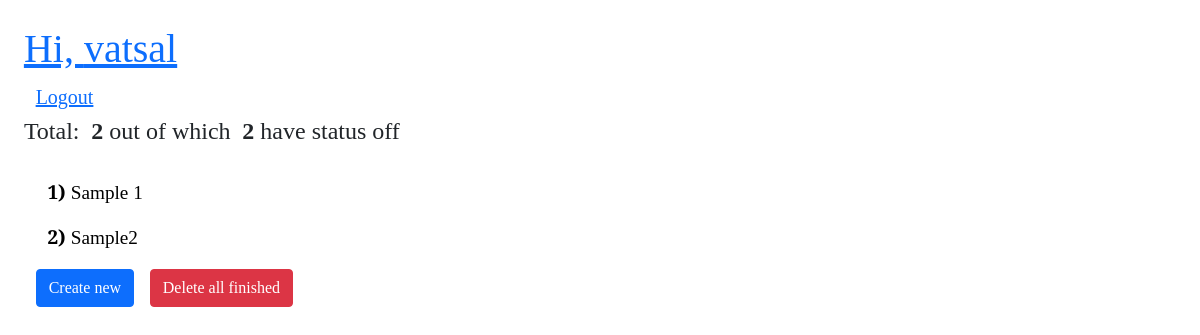
The app's page / (signed in), older data.
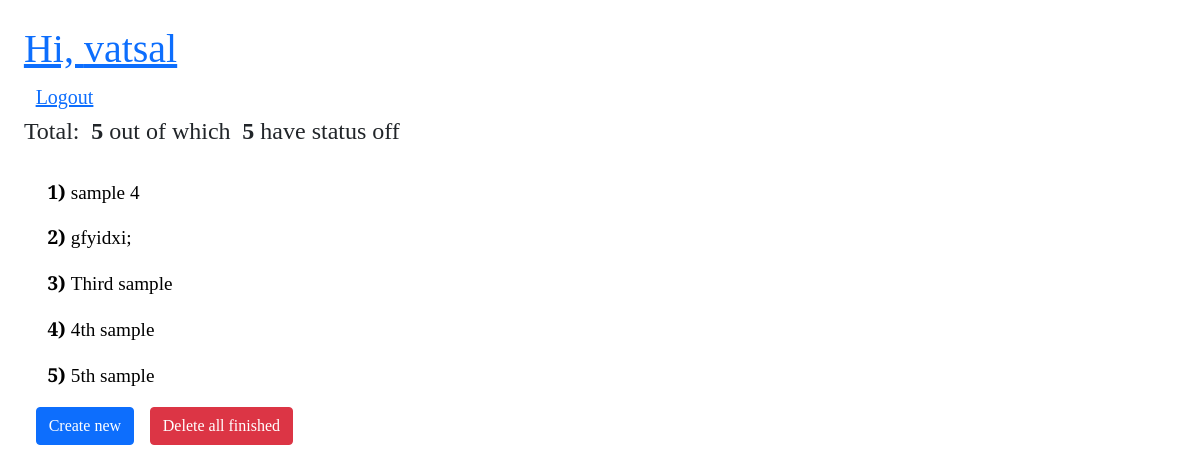
The same page, newer data.
### todo/models.py (models this page shows, shortened)
class Todo(models.Model):
    user = models.ForeignKey(
        User,  on_delete=models.CASCADE, null=True, blank=True)
    description = models.TextField(null=True, blank=True)
    title = models.CharField(max_length=200)
    created = models.DateTimeField(auto_now=True)
    status = models.BooleanField(default=False)
    class Meta:
        ordering = ['created']

### todo/views.py (the view)
# urls.py: path('', TodoView.as_view(), name='todo-view'),
class TodoView(LoginRequiredMixin, ListView):
    model = Todo
    template_name = 'todo/todos.html'
    context_object_name = 'todos'
    login_url = 'accounts/login/'
    def get_context_data(self, **kwargs):
        context = super().get_context_data(**kwargs)
        context["todos"] = context["todos"].filter(user=self.request.user)
        context["total"] = context["todos"].count()
        context["count"] = context["todos"].filter(status=False).count()
        return context

### todo/templates/todo/todos.html (shortened to what this page needs)
{% extends 'todo/base.html' %}
{% load static %}
{% block content %}
    <h4>Total:<b>{{total}}</b> out of which<b>{{count}}</b> have status off</h4>
    <br>
    {% for obj in todos %}
        <p><a href="{% url 'todo-detail' obj.pk %}" class="list"><b>{{ forloop.counter}}) </b> {{obj.title}} </a>{% if obj.status %}<i class="fas fa-check-circle"></i>{% endif %}</p>
    {% endfor %}
    <p><a class="btn btn-primary" href="{% url 'todo-create' %}">Create new</a> <a class="btn btn-danger" href="{% url 'todos-delete' %}">Delete all finished</a></p>
{% endblock content %}

### todo/templates/todo/base.html (shortened to what this page needs)
{% load static %}
<!DOCTYPE html>
<html lang="en">
  <head>
<link href="https://cdn.jsdelivr.net/npm/bootstrap@5.1.3/dist/css/bootstrap.min.css" rel="stylesheet">
<link rel="stylesheet" href="https://use.fontawesome.com/releases/v5.15.4/css/all.css">
    <link rel="stylesheet" href="{% static 'css/styles.css' %}" />
  </head>
  <body>
    {% if user.is_authenticated %}
    <a href="{% url 'todo-view' %}">
      <h1>Hi, {{user.username}}</h1>
    </a>
    <h5><a href="{% url 'logout' %}">Logout</a></h5>
    {% endif %}
    {% block content %}{% endblock content %}
    </body>
</html>

### todo/static/css/styles.css (style rules this page uses)
* { font-family: "Playfair Display", serif; margin-left: 1%; }
a h1 { font-size: 2.5rem; }
h5 { margin-top: 1%; }
.list { text-decoration: none; color: black; font-size: larger; }
h4 b { font-family: serif; }

Row changes from the older to the newer data that the page shows:
removed Todo: title "Sample 1"
removed Todo: title "Sample2"
added Todo: title "sample 4"
added Todo: title "gfyidxi;"
added Todo: title "Third sample"
added Todo: title "4th sample"
added Todo: title "5th sample"
Text that changed along with them:
{{ total }}: "2" → "5"
{{ count }}: "2" → "5"
